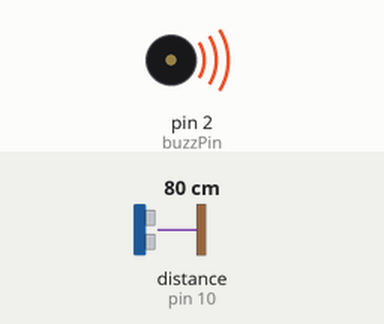
This sketch was run on a simulated Arduino Uno, built with avr-gcc and run on an emulated ATmega328P. Shown: buzzer (waves = sounding). Wiring (inferred from the names in the program): ultrasonic range finder: trigger pin 9; echo pin 10. The inputs (shaded band) are chosen by the test bench; at power-on: distance to the obstacle (sensor on pin 10) 80 cm. The echo pulse lasts 58.3 µs per cm.

Above: at 0.1 s.
Timing chart, 0 to 1.6 s (numbered marks = the images above):
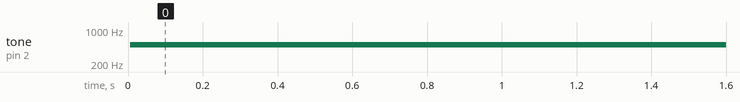

The sketch:

Program.ino
```cpp
const int trigPin = 9; //trigger pin of sensor is connected to pin 9 of arduino
const int echoPin = 10; //echo pin of sensor is connected to pin 10 of arduino
const int buzzPin = 2; //input to buzzer is connected to pin 2 of arduino
int dist;
long duration;

void setup()
{
  Serial.begin(9600);
  pinMode(trigPin,OUTPUT);
  pinMode(echoPin, INPUT);
  pinMode(buzzPin, OUTPUT);
}

void loop()
{
  digitalWrite(trigPin, LOW);
  delayMicroseconds(3);
  digitalWrite(trigPin, HIGH);
  delayMicroseconds(1000);
  digitalWrite(trigPin, LOW);

  duration = pulseIn(echoPin, HIGH);
  dist = duration*0.034/2; //assuming speed of sound in air is 340m/s (340m/s == 0.034cm/us)

  if(dist <= 182 && dist >=0)
  {
    digitalWrite(buzzPin, HIGH);
    tone(2, 500, 120); //tone(pin, frequency(in Hz), duration(in ms)
  }
  else
  {
    digitalWrite(buzzPin, LOW);
  }
}
```

Measured:
- by itself, tone on pin 2 (buzzPin): silent → 500 Hz at 0.01 s
